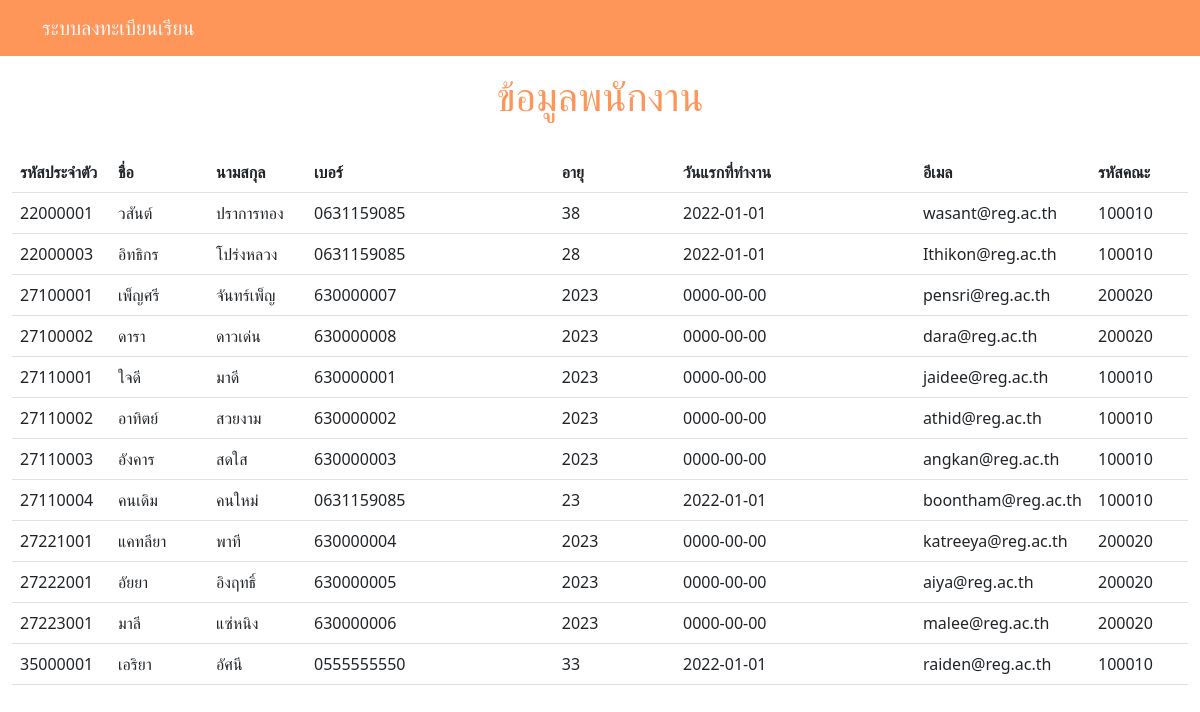
The page /emp_show_index.php on the database its author committed.
### tables this page shows
CREATE TABLE `employee` (
  `user_id` varchar(8) NOT NULL,
  `emp_fname` varchar(30) NOT NULL,
  `emp_lname` varchar(30) NOT NULL,
  `ra_id` varchar(2) NOT NULL,
  `emp_phone` varchar(10) NOT NULL,
  `emp_enroll` date NOT NULL,
  `emp_email` text NOT NULL,
  `emp_address` text NOT NULL,
  `emp_birth` date DEFAULT NULL,
  `fac_id` varchar(8) NOT NULL,
  `emp_gender` varchar(8) NOT NULL
);

### emp_show_index.php (the view, shortened to what this page needs)
<?php
include 'conn.php';
?>
<!DOCTYPE html>
<html lang="en">
<head>
    <link href="https://cdn.jsdelivr.net/npm/bootstrap@5.3.0-alpha1/dist/css/bootstrap.min.css" rel="stylesheet">
</head>
<body>
<nav class="navbar navbar-expand-lg fixed-top" style="background-color: #fe965a;">
        <div class="container">
            <a class="navbar-brand text-light" href="index.php">ระบบลงทะเบียนเรียน</a>
            <div class="collapse navbar-collapse" id="navbarResponsive">
                <ul class="navbar-nav ms-auto">
                    <li class="nav-item <?=$active_admin?>">
                        <a class="nav-link text-light" href="login-page.php"></a>
                    </li>
                    <li class="nav-item <?=$active_admin?>">
                        <a class="nav-link text-light" href="login-page.php"></a>
                    </li>
                    <li class="nav-item <?=$active_admin?>">
                        <a class="nav-link text-light" href="login-page.php"></a>
                    </li>
                    <li class="nav-item <?=$active_admin?>">
                        <a class="nav-link text-light" href="login-page.php"> </a>
                    </li>
                </ul>
            </div>
        </div>
    </nav>
<div class="container-fluid py-5">
        <br>
        <div class="col-md-auto">
            <h1 class="text-center" style="color: #fe965a;">ข้อมูลพนักงาน</h1><br>
        </div>
        <table class="table">
            <thead>
                <tr>
                    <th class="col-1">รหัสประจำตัว</th>
                    <th class="col-1">ชื่อ</th>
                    <th class="col-1">นามสกุล</th>
                    <th>เบอร์</th>
                    <th>อายุ</th>
                    <th>วันแรกที่ทำงาน</th>
                    <th class="col-1">อีเมล</th>
                    <th class="col-1">รหัสคณะ</th>
                </tr>
            </thead>
            <tbody>
                <?php $sql = "SELECT * FROM employee";
                $result = mysqli_query($conn,$sql);
                while ($row = mysqli_fetch_assoc($result)):
                $birthdate = $row['emp_birth'];
                $dob = new DateTime($birthdate);
                $now = new DateTime();
                $diff = $now->diff($dob);
                $age = $diff->y;
                ?>
                <tr>
                    <td>
                        <?php echo $row['user_id']; ?>
                    </td>
                    <td>
                        <?php echo $row['emp_fname']; ?>
                    </td>
                    <td>
                        <?php echo $row['emp_lname']; ?>
                    </td>
                    <td>
                        <?php echo $row['emp_phone']; ?>
                    </td>
                    <td>
                        <?php echo $age; ?>
                    </td>
                    <td>
                        <?php echo $row['emp_enroll']; ?>
                    </td>
                    <td>
                        <?php echo $row['emp_email']; ?>
                    </td>
                    <td>
                        <?php echo $row['fac_id']; ?>
                    </td>
                </tr>
                <?php endwhile; ?>
            </tbody>
        </table>
    </div>
</body>
</html>

### rows shown on the page
employee: user_id "22000001", emp_fname "วสันต์", emp_lname "ปราการทอง", emp_phone "0631159085", emp_enroll "2022-01-01", emp_email "wasant@reg.ac.th", fac "100010"
employee: user_id "22000003", emp_fname "อิทธิกร", emp_lname "โปร่งหลวง", emp_phone "0631159085", emp_enroll "2022-01-01", emp_email "Ithikon@reg.ac.th", fac "100010"
employee: user_id "27100001", emp_fname "เพ็ญศรี", emp_lname "จันทร์เพ็ญ", emp_phone "630000007", emp_enroll "0000-00-00", emp_email "pensri@reg.ac.th", fac "200020"
employee: user_id "27100002", emp_fname "ดารา", emp_lname "ดาวเด่น", emp_phone "630000008", emp_enroll "0000-00-00", emp_email "dara@reg.ac.th", fac "200020"
employee: user_id "27110001", emp_fname "ใจดี", emp_lname "มาดี", emp_phone "630000001", emp_enroll "0000-00-00", emp_email "jaidee@reg.ac.th", fac "100010"
employee: user_id "27110002", emp_fname "อาทิตย์", emp_lname "สวยงาม", emp_phone "630000002", emp_enroll "0000-00-00", emp_email "athid@reg.ac.th", fac "100010"
employee: user_id "27110003", emp_fname "อังคาร", emp_lname "สดใส", emp_phone "630000003", emp_enroll "0000-00-00", emp_email "angkan@reg.ac.th", fac "100010"
employee: user_id "27110004", emp_fname "คนเดิม", emp_lname "คนใหม่", emp_phone "0631159085", emp_enroll "2022-01-01", emp_email "boontham@reg.ac.th", fac "100010"
employee: user_id "27221001", emp_fname "แคทลียา", emp_lname "พาที", emp_phone "630000004", emp_enroll "0000-00-00", emp_email "katreeya@reg.ac.th", fac "200020"
employee: user_id "27222001", emp_fname "อัยยา", emp_lname "อิงฤทธิ์", emp_phone "630000005", emp_enroll "0000-00-00", emp_email "aiya@reg.ac.th", fac "200020"
employee: user_id "27223001", emp_fname "มาลี", emp_lname "แซ่หนิง", emp_phone "630000006", emp_enroll "0000-00-00", emp_email "malee@reg.ac.th", fac "200020"
employee: user_id "35000001", emp_fname "เอริยา", emp_lname "อัศนี", emp_phone "0555555550", emp_enroll "2022-01-01", emp_email "raiden@reg.ac.th", fac "100010"
